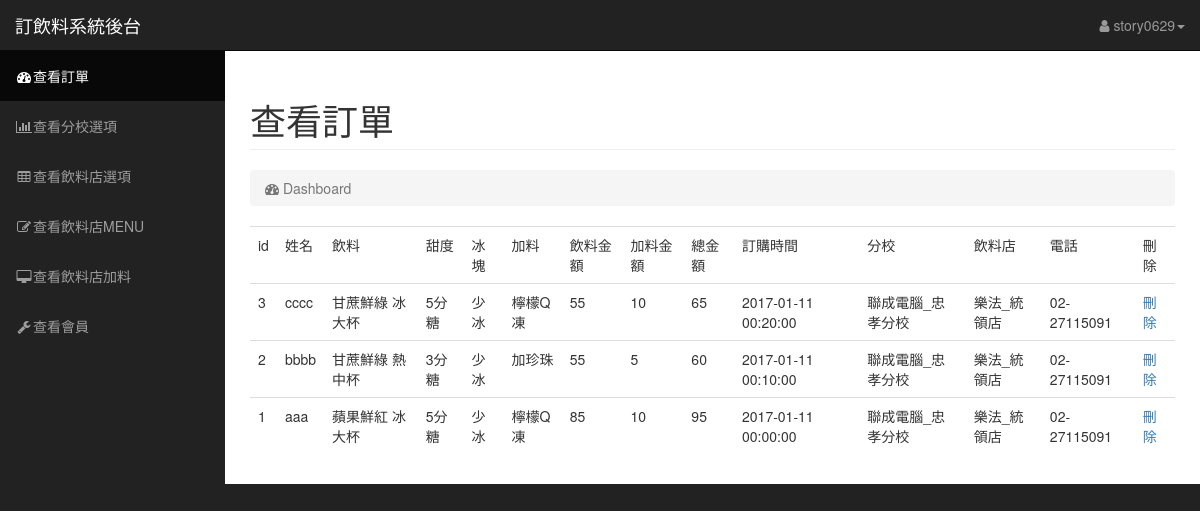
Page /backend/index.php (signed in) on the committed database.
### tables this page shows
CREATE TABLE `order` (
  `id` int(100) UNSIGNED NOT NULL,
  `name` varchar(100) NOT NULL,
  `menu` varchar(100) NOT NULL,
  `surger` varchar(100) NOT NULL,
  `ice` varchar(100) NOT NULL,
  `goods` varchar(100) NOT NULL,
  `price_menu` varchar(100) NOT NULL,
  `price_goods` varchar(100) NOT NULL,
  `total` varchar(100) NOT NULL,
  `time` datetime NOT NULL,
  `scode` varchar(100) NOT NULL,
  `pcode` varchar(100) NOT NULL
);

CREATE TABLE `scholl` (
  `sid` int(100) UNSIGNED NOT NULL,
  `sname` varchar(100) NOT NULL,
  `saddress` varchar(255) NOT NULL,
  `scode` varchar(100) NOT NULL
);

CREATE TABLE `shop` (
  `pid` int(100) UNSIGNED NOT NULL,
  `shop` varchar(100) NOT NULL,
  `tel` varchar(100) NOT NULL,
  `address` varchar(100) NOT NULL,
  `scode` varchar(100) NOT NULL,
  `pcode` varchar(100) NOT NULL
);

### backend/index.php (the view, shortened to what this page needs)
<?php
    $sql = "SELECT * FROM `order` ORDER BY time DESC";
    $result = mysql_query($sql);
 ?>
<!DOCTYPE html>
<html lang="en">
<head>
    <link href="../css/bootstrap.min.css" rel="stylesheet">
    <link href="../css/sb-admin.css" rel="stylesheet">
    <link href="../css/plugins/morris.css" rel="stylesheet">
    <link href="https://cdnjs.cloudflare.com/ajax/libs/font-awesome/4.7.0/css/font-awesome.min.css" rel="stylesheet">
</head>
    <div id="wrapper">
        <nav class="navbar navbar-inverse navbar-fixed-top" role="navigation">
            <div class="navbar-header">
                <a class="navbar-brand" href="index.php">訂飲料系統後台</a>
            </div>
            <ul class="nav navbar-right top-nav">
                <li class="dropdown">
                    <a href="#" class="dropdown-toggle" data-toggle="dropdown"><i class="fa fa-user"></i>&nbsp;<?php echo $_SESSION["USER"]; ?><b class="caret"></b></a>
                </li>
            </ul>
            <div class="collapse navbar-collapse navbar-ex1-collapse">
                <ul class="nav navbar-nav side-nav">
                    <li class="active">
                        <a href="index.php"><i class="fa fa-fw fa-dashboard"></i>查看訂單</a>
                    </li>
                    <li>
                        <a href="scholl.php"><i class="fa fa-fw fa-bar-chart-o"></i>查看分校選項</a>
                    </li>
                    <li>
                        <a href="shop.php"><i class="fa fa-fw fa-table"></i>查看飲料店選項</a>
                    </li>
                    <li>
                        <a href="menu.php"><i class="fa fa-fw fa-edit"></i>查看飲料店MENU</a>
                    </li>
                    <li>
                        <a href="goods.php"><i class="fa fa-fw fa-desktop"></i>查看飲料店加料</a>
                    </li>
                    <li>
                        <a href="member.php"><i class="fa fa-fw fa-wrench"></i>查看會員</a>
                    </li>
                </ul>
            </div>
        </nav>
        <div id="page-wrapper">
            <div class="container-fluid">
                <div class="row">
                    <div class="col-lg-12">
                        <h1 class="page-header">
                            查看訂單 <small></small>
                        </h1>
                        <ol class="breadcrumb">
                            <li class="active">
                                <i class="fa fa-dashboard"></i> Dashboard
                            </li>
                        </ol>
                    </div>
                </div>
                <div class="table-responsive">
                    <table class="container table">
                        <tr>
                            <td>id</td>
                            <td>姓名</td>
                            <td>飲料</td>
                            <td>甜度</td>
                            <td>冰塊</td>
                            <td>加料</td>
                            <td>飲料金額</td>
                            <td>加料金額</td>
                            <td>總金額</td>
                            <td>訂購時間</td>
                            <td>分校</td>
                            <td>飲料店</td>
                            <td>電話</td>
                            <td>刪除</td>
                        </tr>
                        <?php while($row = mysql_fetch_assoc($result)) { ?>
                        <tr>
                            <td><?php echo $row["id"]; ?></td>
                            <td><?php echo $row["name"]; ?></td>
                            <td><?php echo $row["menu"]; ?></td>
                            <td><?php echo $row["surger"]; ?></td>
                            <td><?php echo $row["ice"]; ?></td>
                            <td><?php echo $row["goods"]; ?></td>
                            <td><?php echo $row["price_menu"]; ?></td>
                            <td><?php echo $row["price_goods"]; ?></td>
                            <td><?php echo $row["total"]; ?></td>
                            <td><?php echo $row["time"]; ?></td>
                            <td>
                                <?php
                                    $scode = $row["scode"];
                                    $sql_scode = "SELECT * FROM `scholl` WHERE scode='$scode'";
                                    $result_scode = mysql_query($sql_scode);
                                    $row_s = mysql_fetch_assoc($result_scode);
                                    echo $row_s["sname"];
                                ?>
                            </td>
                            <td>
                                <?php
                                    $pcode = $row["pcode"];
                                    $sql_pcode = "SELECT * FROM `shop` WHERE pcode='$pcode'";
                                    $result_pcode = mysql_query($sql_pcode);
                                    $row_p = mysql_fetch_assoc($result_pcode);
                                    echo $row_p["shop"];
                                ?>
                            </td>
                            <td>
                                <?php
                                    $pcode = $row["pcode"];
                                    $sql_pcode = "SELECT * FROM `shop` WHERE pcode='$pcode'";
                                    $result_pcode = mysql_query($sql_pcode);
                                    $row_p = mysql_fetch_assoc($result_pcode);
                                    echo $row_p["tel"];
                                ?>
                            </td>
                            <td><a href="delete_order.php?id=<?php echo $row["id"]; ?>">刪除</a></td>
                        </tr>
                            <?php } ?>
                    </table>
                </div>
            </div>
        </div>
    </div>
</body>
</html>

### css/sb-admin.css (style rules this page uses)
#wrapper { padding-left: 0; }
#page-wrapper { width: 100%; padding: 0; background-color: #fff; }
@media (min-width:768px) { #wrapper { padding-left: 225px; } }
@media (min-width:768px) { #page-wrapper { padding: 10px; } }
.top-nav { padding: 0 15px; }
.top-nav>li { display: inline-block; float: left; }
.top-nav>li>a { padding-top: 15px; padding-bottom: 15px; line-height: 20px; color: #999; }
@media (min-width:768px) { .side-nav { position: fixed; top: 51px; left: 225px; width: 225px; margin-left: -225px; border: none; border-radius: 0; overflow-y: auto; background-color: #222; bottom: 0; overflow-x: hidden; padding-bottom: 40px; } }
@media (min-width:768px) { .side-nav>li>a { width: 225px; } }

### rows in the picture
order: id "3", name "cccc", menu "甘蔗鮮綠 冰大杯", surger "5分糖", ice "少冰", goods "檸檬Q凍", price_menu "55", price_goods "10", total "65", time "2017-01-11 00:20:00", scholl.sname "聯成電腦_忠孝分校", shop.shop "樂法_統領店", shop.tel "02-27115091"
order: id "2", name "bbbb", menu "甘蔗鮮綠 熱中杯", surger "3分糖", ice "少冰", goods "加珍珠", price_menu "55", price_goods "5", total "60", time "2017-01-11 00:10:00", scholl.sname "聯成電腦_忠孝分校", shop.shop "樂法_統領店", shop.tel "02-27115091"
order: id "1", name "aaa", menu "蘋果鮮紅 冰大杯", surger "5分糖", ice "少冰", goods "檸檬Q凍", price_menu "85", price_goods "10", total "95", time "2017-01-11 00:00:00", scholl.sname "聯成電腦_忠孝分校", shop.shop "樂法_統領店", shop.tel "02-27115091"

### other values in the picture
$_SESSION["USER"] "story0629"
